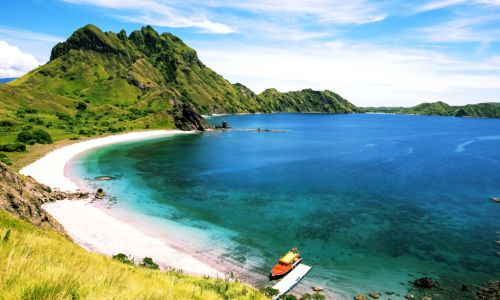
#> input picture cv_course/island.jpg, 500 x 300 px
$ jupyter execute --allow-errors pset2.ipynb   (older library calls are emulated)
#> lines starting #> are read from the running program, lines starting #| are printed output that depends on the picture
[cell 1]
import cv2
import numpy as np
from matplotlib import pyplot as plt

[cell 2]
image1 = cv2.imread('island.jpg')
#> image1 is the input picture: shape (300, 500, 3); mean B, G, R 149.3, 154.5, 119.4
image1 = cv2.cvtColor(image1, cv2.COLOR_BGR2RGB)

image2 = cv2.imread('robot.jpg')
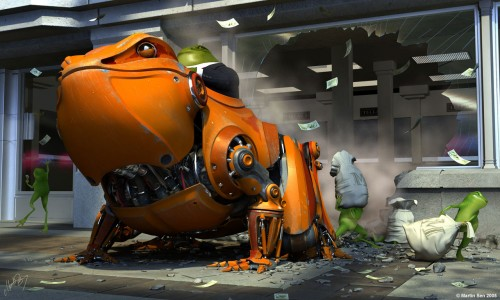
#> input picture cv_course/robot.jpg, 500 x 300 px
#> image2 is the input picture: shape (300, 500, 3); mean B, G, R 63.8, 79, 90.8
image2 = cv2.cvtColor(image2, cv2.COLOR_BGR2RGB)

[cell 3]
sum = image1 // 2 + image2 // 2

[cell 4]
plt.imshow(sum)

[cell 5]
def multiply_by_scaler(image, scaler):
#> called with scaler = 1
    scaled_image = np.multiply(image,scaler)
    scaled_image = np.clip(scaled_image, 0, 255)
    scaled_image = np.round(scaled_image).astype(int)
    return scaled_image

def apply_noise(image, sigma):
#> called with sigma = 0
    noise = np.random.normal(0,sigma,image.shape)
    noisy_image = (image + noise)
    noisy_image = np.clip(noisy_image, 0, 255)
    noisy_image = np.round(noisy_image).astype(int)
    return noisy_image
def clip_round(image):
    image = np.clip(image, 0, 255)
    image = np.round(image).astype(int)
    return image

[cell 6]
scaled_image = multiply_by_scaler(image1,1)

noisy_image = apply_noise(scaled_image, 0)

plt.imshow(noisy_image)
#plt.imshow(image1)

[cell 7]
gray_image1 = cv2.cvtColor(image1, cv2.COLOR_BGR2GRAY).astype(int)
gray_image2 = cv2.cvtColor(image2, cv2.COLOR_BGR2GRAY).astype(int)

#diff = np.clip(gray_image1 - gray_image2, 0, 255) + np.clip(gray_image2 - gray_image1, 0, 255)
diff = cv2.absdiff(gray_image1,gray_image2)
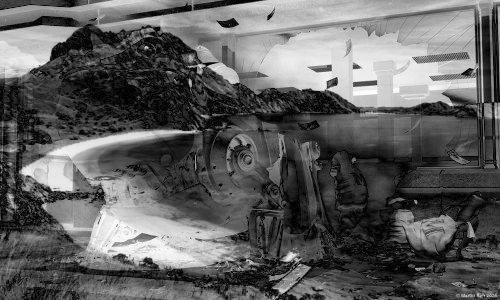
#> diff: shape (300, 500) int32; min 0, max 254, mean 95.3
#abs_diff = abs(gray_image1 - gray_image2)
plt.imshow(diff, cmap='gray')

[cell 8]
np.clip(gray_image1 - gray_image2, 0, 255)

[cell 9]
gray_image1 - gray_image2

[cell 10]
gray_image1[0,0]
#> Out = 170

#> (a cell that did not finish here is left out)

[cell 12]
import matplotlib.pyplot as plt
import numpy as np

# Generate Gaussian noise
noise = np.random.randn(1000)

# Create the histogram
plt.hist(noise, bins=30)

# Set labels and title
plt.xlabel('Value')
plt.ylabel('Frequency')
plt.title('Histogram of Gaussian Noise')

# Display the plot
plt.show()

[cell 13]
import numpy as np
import matplotlib.pyplot as plt

# Generate Gaussian noise
noise = np.random.randn(100)

# Create the histogram
plt.hist(noise, bins=30, density=True, alpha=0.5, label='Histogram')

# Create a range of values for the x-axis
x = np.linspace(-4, 4, 100)

# Compute the probability density function (PDF) of the Gaussian distribution
pdf = (1 / np.sqrt(2  *np.pi))*  np.exp(-0.5  *x**2)

# Plot the smooth curve graph
plt.plot(x, pdf, color='red', label='Gaussian PDF')

# Set labels and title
plt.xlabel('Value')
plt.ylabel('Probability Density')
plt.title('Histogram and Smooth Curve Graph of Gaussian Distribution')

# Display the legend
plt.legend()

# Display the plot
plt.show()
#> figure, not shown here; tallest bar 0.502 high, from x = 0.177 to 0.337; curve peaks at x = -0.0404, y = 0.399

[cell 14]
plt.imshow(gray_image1, cmap='gray', vmin=0, vmax=255)
plt.colorbar()  # Add a colorbar for reference
plt.show()

[cell 15]
kernel_size = (31, 31)
sigma = 5

gaussian_filter = cv2.getGaussianKernel(kernel_size[0], sigma)
gaussian_filter = np.outer(gaussian_filter, gaussian_filter)

plt.imshow(gaussian_filter, cmap='gray')
plt.axis('off')
plt.show()

[cell 16]
border_size = 100 # Define the size of the border to extend

gray_image_border = gray_image1

kernel = np.array([[1, 2, 1],
                   [2, 4, 2],
                   [1, 2, 1]], dtype=np.float32)

extended_image = cv2.copyMakeBorder(gray_image_border,
                                    top=border_size,
                                    bottom=border_size,
                                    left=border_size,
                                    right=border_size,
                                    borderType=cv2.BORDER_REFLECT)

filtered_image = cv2.filter2D(extended_image, -1, gaussian_filter)

filtered_image = filtered_image[border_size:-border_size,border_size:-border_size]
#> filtered_image: shape (300, 500) int32

plt.imshow(filtered_image, cmap='gray')
plt.axis('off')
plt.show()

[cell 17]
import numpy as np
import matplotlib.pyplot as plt
from mpl_toolkits.mplot3d import Axes3D

# Define the size and sigma of the Gaussian filter
size = 31
sigma = 5

# Generate the Gaussian filter
x = np.linspace(-size//2, size//2, size)
y = np.linspace(-size//2, size//2, size)
X, Y = np.meshgrid(x, y)
Z = np.exp(-(X**2 + Y**2) / (2  *sigma**2)) / (2*  np.pi  *sigma**2)

# Create a 3D plot
fig = plt.figure()
ax = fig.add_subplot(111, projection='3d')
ax.plot_surface(X, Y, Z, cmap='viridis')

# Set labels and title
ax.set_xlabel('X')
ax.set_ylabel('Y')
ax.set_zlabel('Filter Response')
ax.set_title('Gaussian Filter')

# Show the plot
plt.show()

[cell 18]
import cv2
import numpy as np
import matplotlib.pyplot as plt

# Load the image
image = gray_image1

# Convert color from BGR to RGB (OpenCV loads images in BGR format)

# Extend a mirror image of the border


# Apply Gaussian blur filter
kernel_size = (5, 5)  # Kernel size can be adjusted

# Display images
fig, axs = plt.subplots(1, 3, figsize=(15, 5))

# Display original image
axs[0].imshow(image)
axs[0].set_title('Original Image')
axs[0].axis('off')

# Display extended image
axs[1].imshow(extended_image)
axs[1].set_title('Extended Image')
axs[1].axis('off')


plt.show()

[cell 19]
import cv2
import numpy as np

# Load the image
sharp_image = gray_image1
# Define your custom filter
custom_filter_sharp = np.array([[0, 0, 0],
                                [0, 2, 0],
                                [0, 0, 0]])

custom_filter_avg = np.array([[1, 1, 1],
                              [1, 1, 1],
                              [1, 1, 1]])

# Perform filtering
#> (the rest of this cell did not finish here and is left out)

[cell 20]
import cv2
import numpy as np
import matplotlib.pyplot as plt

# Assuming image1 is your loaded image and it's in color
# Convert to grayscale
gray_image = cv2.cvtColor(image1, cv2.COLOR_BGR2GRAY)

# Define your custom filter
custom_filter_sharp = np.array([[0, 0, 0],
                                [0, 1, 0],
                                [0, 0, 0]])

custom_filter_avg = np.array([[1, 1, 1],
                              [1, -18, 1],
                              [1, 1, 1]])  # Normalize it

# Perform filtering
filtered_image_sharp = cv2.filter2D(gray_image, -1, custom_filter_sharp)
filtered_image_avg = cv2.filter2D(gray_image, -1, custom_filter_avg)

# Assuming clip_round function is correctly implemented
final_image = clip_round(filtered_image_sharp - (filtered_image_avg/9))

# Display the filtered image
plt.imshow(final_image, cmap='gray')
plt.axis('off')
plt.show()

[cell 21]
import cv2
import numpy as np
import matplotlib.pyplot as plt
from mpl_toolkits.mplot3d import Axes3D

# 1. Load the image
image = cv2.imread('robot.jpg', cv2.IMREAD_GRAYSCALE)  # Grayscale for simplicity
#> image: shape (300, 500); min 0, max 255, mean 80.8

if image is None:
    print("Image not found!")
    exit()

# 2. Choose a small subset of the image to be used as the filter
filter_subset = image[50:100, 50:100]  # Adjust these coordinates to your needs

# 3. Perform normalized correlation
result = cv2.matchTemplate(image, filter_subset, cv2.TM_CCOEFF_NORMED)

# 4. Create a 3D graph
x, y = np.meshgrid(range(result.shape[1]), range(result.shape[0]))

fig = plt.figure()
ax = fig.add_subplot(111, projection='3d')

ax.plot_surface(x, y, result)
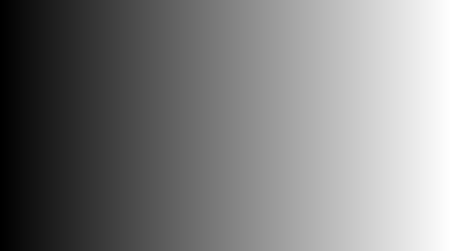
#> x: shape (251, 451) int64; min 0, max 450, mean 225; drawn with min black and max white

ax.set_xlabel('X')
ax.set_ylabel('Y')
ax.set_zlabel('Correlation')

plt.show()

[cell 22]
# Normalize the result matrix to fit the 0-255 range for visualization
normalized_result = cv2.normalize(result, None, alpha=0, beta=255, norm_type=cv2.NORM_MINMAX, dtype=cv2.CV_8U)

# Display the 2D correlation map
plt.imshow(normalized_result, cmap='gray')
plt.title("2D Correlation Map")
plt.colorbar(label="Correlation Strength")
plt.show()
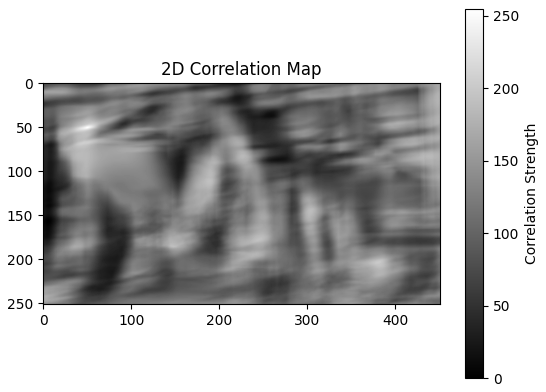
#> figure drawn by matplotlib, 2 panels

[cell 23]
result.shape
#> Out = (251, 451)

[cell 24]
plt.imshow(gray_image, cmap='gray')
plt.axis('off')
plt.show()

[cell 25]
sobel_x = cv2.Sobel(gray_image, cv2.CV_64F, 1, 0, ksize=3)
sobel_y = cv2.Sobel(gray_image, cv2.CV_64F, 0, 1, ksize=3)

sobel_x_squared = sobel_x ** 2
sobel_y_squared = sobel_y ** 2

sobel_sum = sobel_x_squared + sobel_y_squared

edges = clip_round(np.sqrt(sobel_sum))
#> in clip_round (call 2), `image = np.clip(image, 0, 255)`:
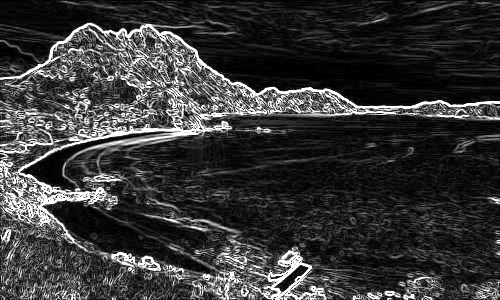
#> image: shape (300, 500) float64; min 0, max 255, mean 55.7

threshold_value = 255  # Adjust this value to control the threshold
edges[edges < threshold_value] = 0
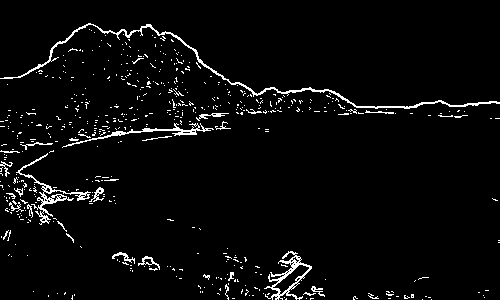
#> edges: shape (300, 500) int64; 3.7% white in thin lines or dots

plt.imshow(edges, cmap='gray')
plt.show()

[cell 26]
# Import necessary modules
import cv2
import numpy as np
import matplotlib.pyplot as plt

# Read the image (assuming it's in the same directory as the notebook)
image_path = "isl" # Replace this with your image path
image = gray_image

# Step 1: Apply a smoothing derivative (Gaussian blur)
smoothed_image = cv2.GaussianBlur(image, (5, 5), 1)

# Calculate gradient (Sobel operator)
Gx = cv2.Sobel(smoothed_image, cv2.CV_64F, 1, 0, ksize=3)
Gy = cv2.Sobel(smoothed_image, cv2.CV_64F, 0, 1, ksize=3)
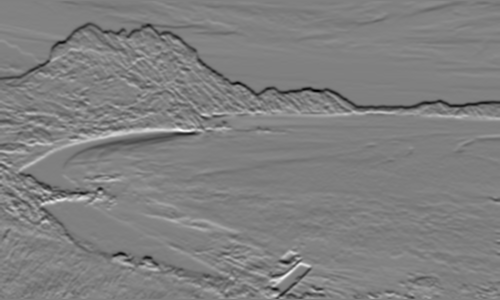
#> Gy: shape (300, 500) float64; min -527, max 518, mean -2.5; drawn with min black and max white
magnitude = np.sqrt(Gx ** 2 + Gy ** 2)
angle = np.arctan2(Gy, Gx) * (180 / np.pi) % 180
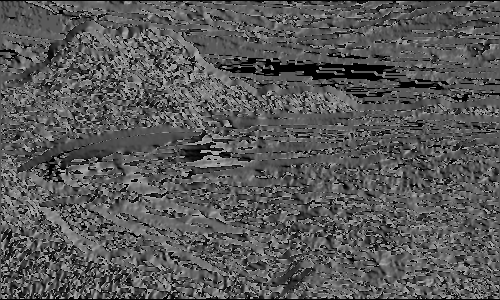
#> angle: shape (300, 500) float64; min 0, max 179.6, mean 88.3

# Non-maximum suppression
non_max_image = np.zeros_like(smoothed_image, dtype=np.float32)
for i in range(1, image.shape[0] - 1):
    for j in range(1, image.shape[1] - 1):
        angle_ = angle[i, j]
        if (0 <= angle_ < 22.5) or (157.5 <= angle_ <= 180):
            neighbors = [magnitude[i, j+1], magnitude[i, j-1]]
        elif 22.5 <= angle_ < 67.5:
            neighbors = [magnitude[i+1, j-1], magnitude[i-1, j+1]]
        elif 67.5 <= angle_ < 112.5:
            neighbors = [magnitude[i+1, j], magnitude[i-1, j]]
        else:
            neighbors = [magnitude[i-1, j-1], magnitude[i+1, j+1]]

        if magnitude[i, j] >= max(neighbors):
            non_max_image[i, j] = magnitude[i, j]
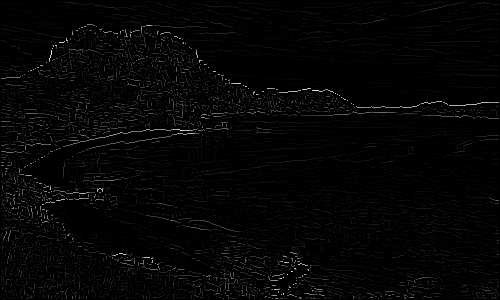
#> non_max_image: shape (300, 500) float32; min 0, max 578.8, mean 11.8; drawn with min black and max white

# Step 2 & 3: Thresholding
strong_thresh = 90
weak_thresh = 50
strong_pixel = 255
weak_pixel = 100

strong_indices = np.where(non_max_image >= strong_thresh)
#> strong_indices = 5738 positions, rows 8 to 298, columns 1 to 498
zero_indices = np.where(non_max_image < weak_thresh)
#> zero_indices = 139495 positions, rows 0 to 299, columns 0 to 499
weak_indices = np.where((non_max_image <= strong_thresh) & (non_max_image >= weak_thresh))
#> weak_indices = 4772 positions, rows 1 to 298, columns 1 to 498

non_max_image[strong_indices] = strong_pixel
non_max_image[zero_indices] = 0
non_max_image[weak_indices] = weak_pixel

# Connect strong pixels with weak pixels
for i in range(1, image.shape[0] - 1):
    for j in range(1, image.shape[1] - 1):
        if non_max_image[i, j] == weak_pixel:
            if np.any(non_max_image[i-1:i+2, j-1:j+2] == strong_pixel):
                non_max_image[i, j] = strong_pixel
            else:
                non_max_image[i, j] = 0
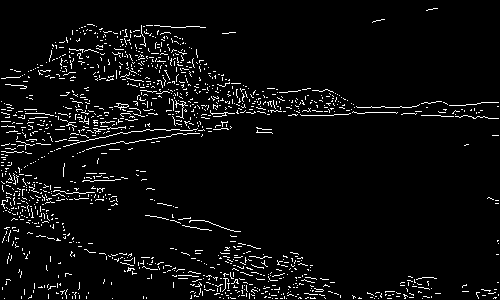
#> non_max_image: shape (300, 500) float32; 4.7% white in thin lines or dots

edges = cv2.Canny(gray_image,100,200)

# Step 4: Display the image using matplotlib (since we're in a Jupyter notebook)
plt.imshow(edges, cmap='gray')
plt.title('Canny Edge Detection')
plt.axis('off')
plt.show()

[cell 27]
gray_image

[cell 28]
gray_image = cv2.cvtColor(image2, cv2.COLOR_BGR2GRAY)


# Step 1: Edge Detection using Canny
edges = cv2.Canny(gray_image, 50, 150, apertureSize=3)

# Step 2: Hough Transform
# cv2.HoughLines(image, rho, theta, threshold)
# image: should be the output of a Canny transform.
# rho: Resolution of the accumulator in pixels.
# theta: Angle resolution of the accumulator in radians.
# threshold: Accumulator threshold parameter. Only those lines are returned that get enough votes (> `threshold`).

lines = cv2.HoughLines(edges, 1, np.pi / 180, 100)
#> lines = 795 rows, first 8: [62, 1.45], [66, 1.45], [267, 1.64], [274, 1.54], [285, 1.52], [261, 1.57], [270, 1.57], [260, 1.59]

if lines is not None:
    # Take the top 5 lines based on the accumulator value
    top_lines = lines[:5]
#> top_lines = [[62, 1.45], [66, 1.45], [267, 1.64], [274, 1.54], [285, 1.52]]

    # Step 3: Draw Lines on the original image
    for line in top_lines:
        rho, theta = line[0]
        a = np.cos(theta)
        b = np.sin(theta)
        x0 = a * rho
        y0 = b * rho
        x1 = int(x0 + 1000 * (-b))
        y1 = int(y0 + 1000 * (a))
        x2 = int(x0 - 1000 * (-b))
        y2 = int(y0 - 1000 * (a))
        cv2.line(gray_image, (x1, y1), (x2, y2), (0, 0, 255), 1)
#> this loop made 5 passes
#> (rho, theta, a, b, x0, y0, x1, y1) on passes 1 to 5: (62, 1.45, 0.122, 0.993, 7.56, 61.54, -984, 183), (66, 1.45, 0.122, 0.993, 8.04, 65.51, -984, 187), (267, 1.64, -0.0698, 0.998, -18.62, 266.3, -1016, 196), (274, 1.54, 0.0349, 0.999, 9.56, 273.8, -989, 308), (285, 1.52, 0.0523, 0.999, 14.92, 284.6, -983, 336)


# Show the result
plt.imshow(gray_image, cmap='gray')
plt.title('Canny Edge Detection')
plt.axis('off')

[cell 29]
gray_image = cv2.cvtColor(image2, cv2.COLOR_BGR2GRAY)

# Edge detection using Canny
edges = cv2.Canny(gray_image, 50, 150)

# Initialize the accumulator
theta_max = 180  # Range from 0 to 180 degrees
rho_max = int(np.sqrt(gray_image.shape[0]**2 + gray_image.shape[1]**2))
#> rho_max = 583
accumulator = np.zeros((2 * rho_max, theta_max), dtype=int)  # For both negative and positive rho values

# Compute the accumulator
for y in range(edges.shape[0]):
    for x in range(edges.shape[1]):
        if edges[y, x]:
            for theta in range(theta_max):
                theta_rad = np.deg2rad(theta)
                rho = int(x * np.cos(theta_rad) - y * np.sin(theta_rad))
                accumulator[rho + rho_max, theta] += 1  # Adjust index for negative rho values

# Find the top 5 peaks
flattened_accumulator = accumulator.flatten()
sorted_indices = np.argsort(flattened_accumulator)[::-1][:5]
#> sorted_indices = [104998, 56966, 105002, 104996, 93877]
top_peaks = np.unravel_index(sorted_indices, accumulator.shape)
#> top_peaks = ([583, 316, 583, 583, 521], [58, 86, 62, 56, 97])

# Print out the top 5 peaks
for i in range(5):
    rho, theta = top_peaks[0][i] - rho_max, top_peaks[1][i]  # Adjust index back for actual rho value
    print(f"Peak {i+1}: Rho = {rho}, Theta = {theta}")
#> this loop made 5 passes
#> (rho, theta) on passes 1 to 5: (0, 58), (-267, 86), (0, 62), (0, 56), (-62, 97)
#| Peak 1: Rho = 0, Theta = 58
#| Peak 2: Rho = -267, Theta = 86
#| Peak 3: Rho = 0, Theta = 62
#| Peak 4: Rho = 0, Theta = 56
#| Peak 5: Rho = -62, Theta = 97

# Visualize the accumulator
plt.imshow(accumulator, cmap='gray')
plt.title("Hough Space")
plt.xlabel("Theta (degrees)")
plt.ylabel("Rho (pixels)")
plt.colorbar()
plt.show()

[cell 30]
flattened_accumulator = accumulator.flatten()
sorted_indices = np.argsort(flattened_accumulator)[::-1][:5]  # Sort and take top 5
top_peaks = np.unravel_index(sorted_indices, accumulator.shape)  # Convert to 2D indices


for i in range(5):
    rho, theta = top_peaks[0][i], top_peaks[1][i]
    print(f"Peak {i+1}: Rho = {rho}, Theta = {theta}")
#> this loop made 5 passes
#> (rho, theta) on passes 1 to 5: (583, 58), (316, 86), (583, 62), (583, 56), (521, 97)
#| Peak 1: Rho = 583, Theta = 58
#| Peak 2: Rho = 316, Theta = 86
#| Peak 3: Rho = 583, Theta = 62
#| Peak 4: Rho = 583, Theta = 56
#| Peak 5: Rho = 521, Theta = 97
